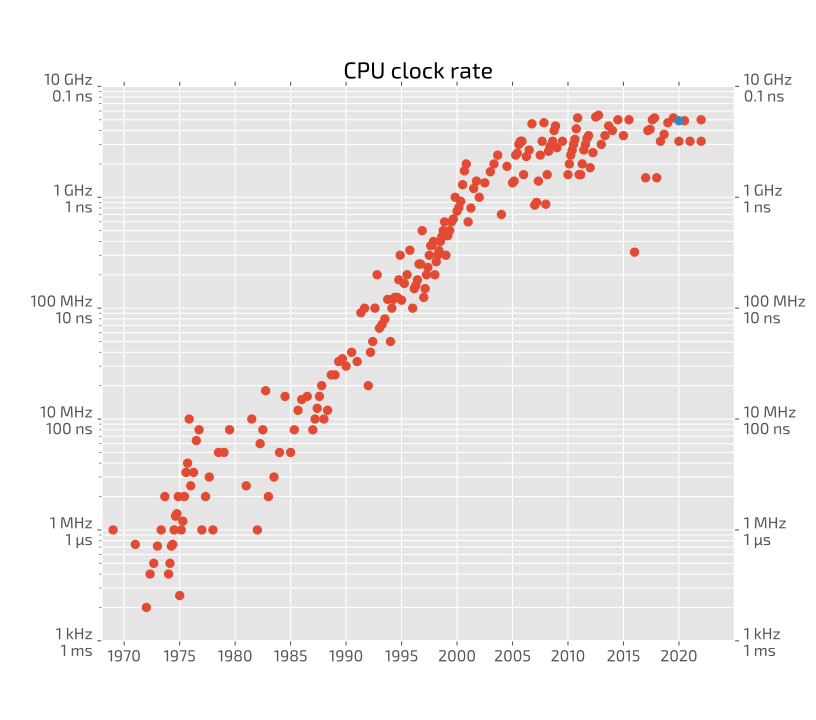

The Python source for this figure:
# CPU clock rate data from Wikipedia
# https://en.wikipedia.org/wiki/Microprocessor_chronology
# Table data extracted with: https://wikitable2csv.ggor.de/
import numpy as np
import matplotlib
from matplotlib import pyplot as plt
plt.style.use('ggplot')
matplotlib.rcParams['font.size'] = 12
matplotlib.rcParams['font.family'] = ['Exo 2', 'sans-serif']

data = open('cpu_clock_rate.csv', 'rt')

# first, remove units and rescale everything to MHz
rescaled = []
for line in data:
    date, raw = line.split(',')
    try:
        value, unit = raw.split()
    except ValueError:
        # there are lines with multiple units, for example
        # 550 MHz-1.3 GHz
        # take the left most one
        raw = raw.split('-')[1]
        value, unit = raw.split()
    # if value is in the form X-Y, just use the biggest, i.e. Y
    if '-' in value:
        value = value.split('-')[1]
    value = float(value)
    # rescale value
    if unit == 'kHz':
        value = value/1000
    elif unit == 'GHz':
        value = value*1000
    elif unit == 'MHz':
        pass
    else:
        raise ValueError(f'Unit not understood! {unit}')
    rescaled.append((date, value))

dtype = [('year', np.float64), ('clock', np.float64)]
rescaled = np.array(rescaled, dtype=dtype)
# sort first by year and then by value
rescaled.sort(order=['year', 'clock'])

# add some jitter on values corresponding to the same year, so that the plot
# looks more understandable
old_year = rescaled[0][0]
count = 0
for row in range(rescaled.shape[0]):
    year = rescaled[row][0]
    count += 1
    if year != old_year:
        # add jitter to the values corresponding to the previous year
        prev_count = count-1
        if prev_count > 1:
            jitter = 1/prev_count
            for i in range(1, count):
                loc_year, loc_value = rescaled[row-count+i]
                rescaled[row-count+i] = (loc_year+(jitter*(i-1)), loc_value)
        # restart counting
        count = 1
        old_year = year

# plot the thing
plt.figure(figsize=(8.5,7.5))
plt.semilogy(rescaled['year'], rescaled['clock'], 'o')
# my laptop here
plt.semilogy([2020], [4900], 'o')
plt.grid(None)
plt.grid(which='both', axis='both')
plt.ylim(0.1, 10000)
plt.xlim(1968, 2025)
years = np.arange(1970, 2025, 5)
plt.xticks(years, years)
plt.yticks([0.1, 1,10,100,1000, 10000], ['1 kHz\n1 ms', '1 MHz\n1 µs', '10 MHz\n100 ns',
    '100 MHz\n10 ns', '1 GHz\n1 ns', '10 GHz\n0.1 ns'])
plt.tick_params(labelright=True, top=True, right=True)
plt.title('CPU clock rate')
plt.savefig('cpu_clock_rate.svg')




